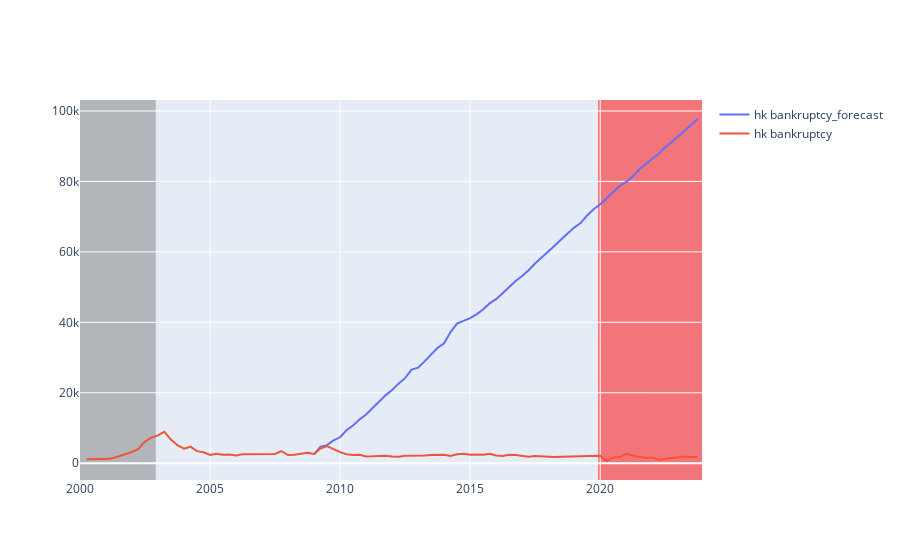

Notebook source saved alongside this figure:
### Code cell
fig = go.Figure()
fig.add_trace(go.Scatter(x=df_results.index, y=df_results['hk bankruptcy_forecast'], mode='lines', name='hk bankruptcy_forecast'))
fig.add_trace(go.Scatter(x=df.index, y=df['hk bankruptcy'], mode='lines', name='hk bankruptcy'))
fig.update_layout(
    shapes=[
        dict(
            type="rect",
            xref="x",
            yref="paper",
            x0='2000-01-01',
            y0=0,
            x1='2002-11-30',
            y1=1,
            fillcolor="gray",
            opacity=0.5,
            layer="below",
            line_width=0,
        ),
                dict(
            type="rect",
            xref="x",
            yref="paper",
            x0='2019-12-01',
            y0=0,
            x1='2023-11-30',
            y1=1,
            fillcolor="red",
            opacity=0.5,
            layer="below",
            line_width=0,
        )
    ]
)
